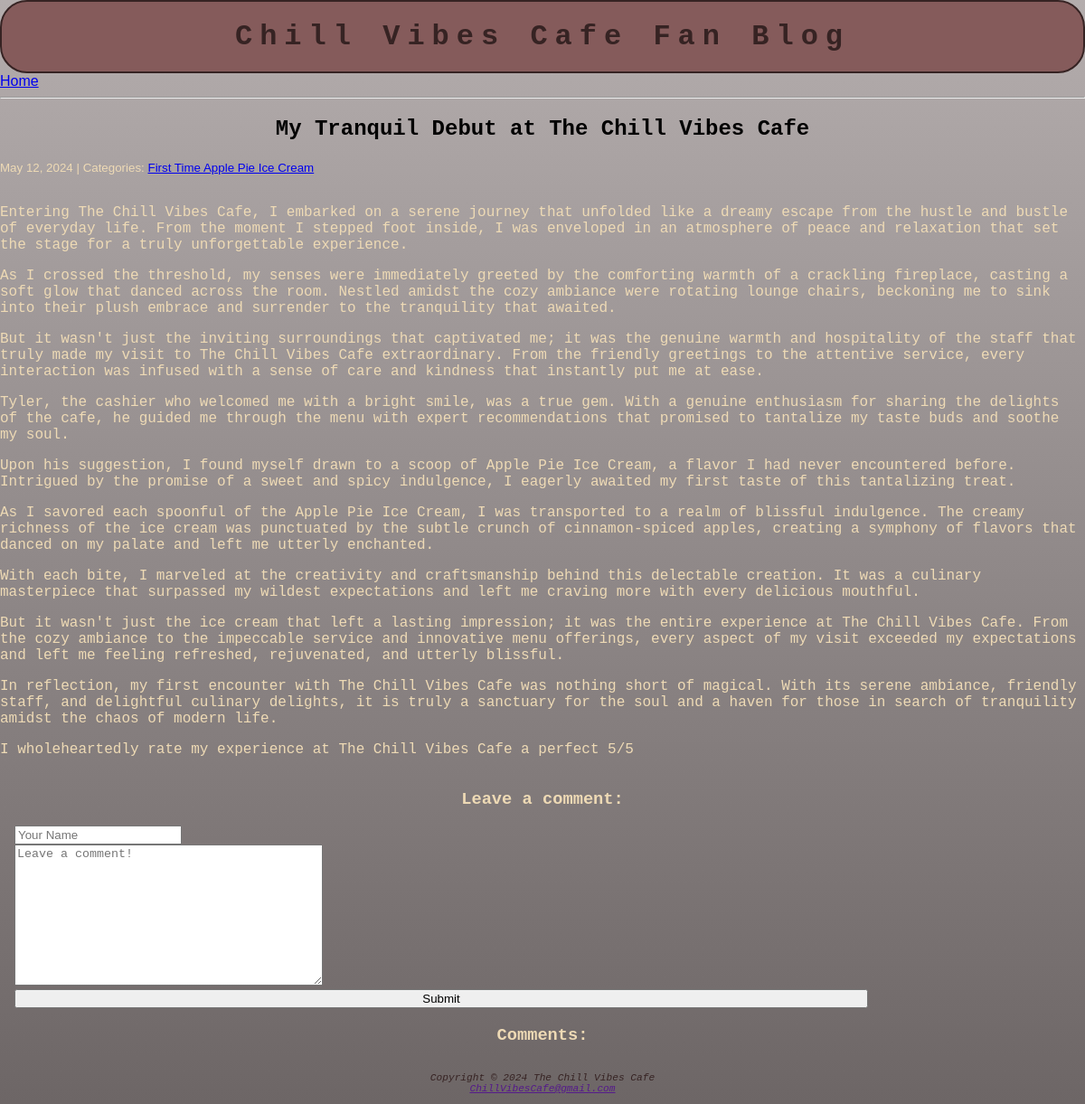
/post/5/, run on the app's committed database.
### blog/models.py (models this page shows, shortened)
class Post(models.Model):
    title = models.CharField(max_length=255)
    body = models.TextField()
    created_on = models.DateTimeField(auto_now_add=True)
    last_modified = models.DateTimeField(auto_now=True)
    categories = models.ManyToManyField("Category", related_name="posts")

class Category(models.Model):
    name = models.CharField(max_length=30)
    class Meta:
        verbose_name_plural = "categories"

### blog/views.py (the view, shortened to what this page needs)
# urls.py: path("post/<int:pk>/", views.blog_detail, name="blog_detail"),
def blog_detail(request, pk):
    post = Post.objects.get(pk=pk)
    form = CommentForm()
    comments = Comment.objects.filter(post=post)
    context = {"post": post, "comments": comments, "form": form}
    return render(request, "blog/detail.html", context)

### blog/forms.py
class CommentForm(forms.Form):
    author = forms.CharField(
        max_length=60,
        widget=forms.TextInput(
            attrs={"class": "form-control", "placeholder": "Your Name"}
        ),
    )
    body = forms.CharField(
        widget=forms.Textarea(
            attrs={"class": "form-control", "placeholder": "Leave a comment!"}
        )
    )

### blog/templates/blog/detail.html (shortened to what this page needs)
{% extends "base.html" %}
{% block page_title %}
    <h2>{{ post.title }}</h2>
{% endblock page_title %}
{% block page_content %}
    <small>
        {{ post.created_on.date }} | Categories:
        {% for category in post.categories.all %}
            <a href="{% url 'blog_category' category.name %}">
                {{ category.name }}
            </a>
        {% endfor %}
    </small>
    <p>{{ post.body | linebreaks }}</p>
    <h3>Leave a comment:</h3>
    <form method="post">
        <div>
            {{ form.author }}
        </div>
        <div>
            {{ form.body }}
        </div>
        <button type="submit" class="btn btn-primary">Submit</button>
    </form>
    <h3>Comments:</h3>
{% endblock page_content %}

### blog/static/css/blog.css (style rules this page uses)
* { box-sizing: border-box; }
html { height: 100%; }
body { height: 100%; margin: 0; color: #eedab5; background-image: linear-gradient(to bottom, #000000, #000000); background-repeat: no-repeat; background-attachment: fixed; font-family: Verdana, Geneva, Tahoma, sans-serif; border-radius: 50px; }
p { font-family: 'Courier New', Courier, monospace; text-align: left; display: grid; }
h2 { color: #000000; font-family: 'Courier New', Courier, monospace; text-align: center; }
h3 { font-family: 'Courier New', Courier, monospace; text-align: center; }
@media (min-width: 1024px) { body { background-image: linear-gradient(to bottom, #b4adad, #6d6666); } }
form { display: flex; flex-direction: column; padding-left: 1em; width: 80%; }

### data on the page
Post: title "My Tranquil Debut at The Chill Vibes Cafe", created_on "May 12, 2024", body "Entering The Chill Vibes Cafe, I embarked on a serene journey that unfolded like a dreamy escape from the hustle and bustle of everyday life. From the moment I stepped foot inside, I was enveloped in an atmosphere of peace and relaxation that set the stage for a truly unforgettable experience. As I crossed the threshold, my senses were immediately greeted by the comforting warmth of a crackling fireplace, casting a soft glow that danced across the room. Nestled amidst the cozy ambiance were rotating lounge chairs, beckoning me to sink into their plush embrace and surrender to the tranquility that awaited. But it wasn't just the inviting surroundings that captivated me; it was the genuine…"
Category: name "First Time"
Category: name "Apple Pie Ice Cream"
